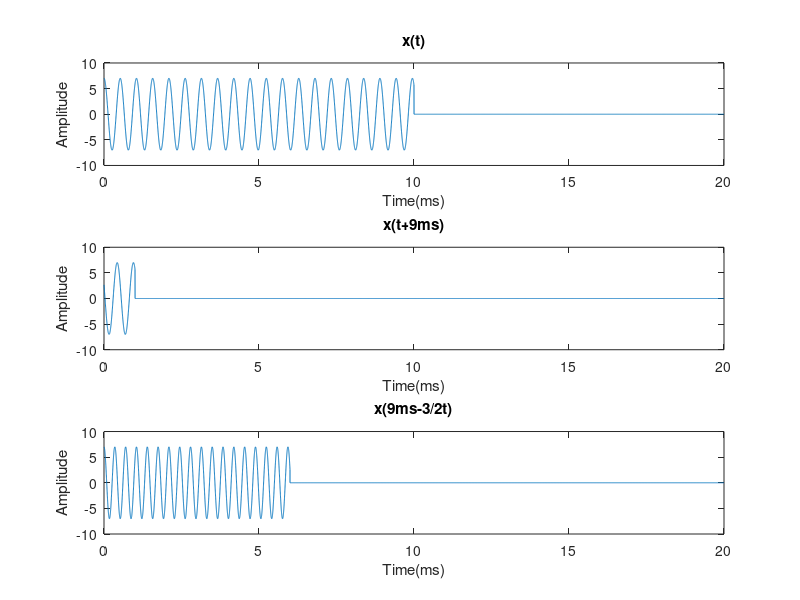

Source code (MATLAB):
%2020B5AA0910P
%Sampling rate
Fs = 500*1000;
maxtime = 20*0.001;
n = Fs*maxtime;

t = linspace(0*0.001, 20*0.001, n);
L = length(t);

%signal frequency;
fc = 1910;
A = 7;
x1 = A*cos(2*pi*fc*t(1:L/2));
x1 = cat(2, x1, zeros(1,L/2));

b = 9*0.001;
subplot(3,1,1)

plot(1000*t, x1), xlabel('Time(ms)'), ylabel('Amplitude'), title('x(t)');

delay = 4500; %b*Fs
x1_shifted = cat(2, x1(delay:L/2), zeros(1, L/2+delay-1));

subplot(3,1,2)
plot(1000*t, x1_shifted), xlabel('Time(ms)'), ylabel('Amplitude'), title('x(t+9ms)');

%t5 = t-b;
%subplot(3,1,2)
%plot(t5,x1t,'linewidth',2);
%legend('x(t+b)')
%title('Plot of x1(t+b) vs t')
%xlabel('time(s)')
%ylabel('Amplitude')
%xlim([-0.015 0.015]);
%ylim([-6 6]);

x2 = A*cos(2*pi*fc*1.5*t(1:L/2));

%shifting%
% t1 = t(1:L/2)-b;
% x2 = A*cos(2*pi*fc*(t(1:L/2)-b));
% x2 = cat(2, x2, zeros(length(t1)-length(x2)))
% plot(1000*t1, x2), xlabel('Time(ms)'), ylabel('Amplitude'), title('x(t+9ms)');
% xlim([0 20])

%part b%
t2 = linspace(-20*0.001, 0, n);
t2 = (t2+b)*2/3;

%Bringing to proper limits;

x2 = A*cos(2*pi*fc*3/2*(t2));
t2 = t2(t2>0);
t2 = cat(2, t2, linspace(0.006, 0.020, L-length(t2)));
x2 = x2(5501:length(t2));
x2 = cat(2,x2,zeros(1,L-length(x2)));

subplot(3,1,3)
plot(1000*t2, x2), xlabel('Time(ms)'), ylabel('Amplitude'), title('x(9ms-3/2t)')

